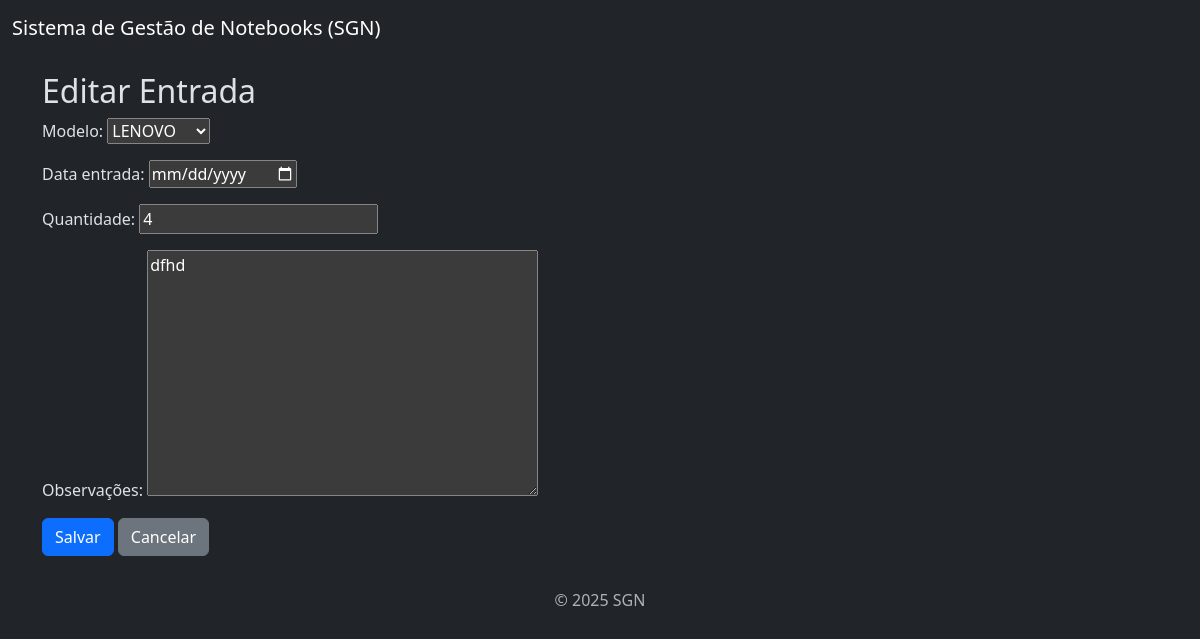
/entradas/entradas/29/editar/, run on the app's committed database.
### modelo/models.py (models this page shows)
class Modelo (models.Model):
    modelo = models.CharField(max_length=100)
    descricao = models.TextField(null=True, blank=True)
    preco = models.DecimalField(max_digits=8, decimal_places=2)
    def __str__(self):
        return self.modelo

### entradas/models.py (models this page shows, shortened)
class Entrada(models.Model):
    modelo = models.ForeignKey(Modelo, on_delete=models.CASCADE, null=True, blank=True)
    quantidade = models.IntegerField()
    data_entrada = models.DateTimeField(null=True, blank=True)
    observações = models.TextField(null=True, blank=True)

### entradas/views.py (the view)
# urls.py: path('entradas/<int:pk>/editar/', views.editar_entrada, name='editar_entrada'),
def editar_entrada(request, pk):
    entrada = get_object_or_404(Entrada, pk=pk)
    if request.method == 'POST':
        form = EntradaForm(request.POST, instance=entrada)
        if form.is_valid():
            form.save()
            return redirect('lista_entrada')
    else:
        form = EntradaForm(instance=entrada)
    return render(request, 'entradas/form.html', {'form': form})

### entradas/forms.py
class EntradaForm(forms.ModelForm):
    class Meta:
        model = Entrada
        fields = [ 'modelo','data_entrada', 'quantidade', 'observações']
        widgets = {
            'data_entrada': forms.DateInput(attrs={'type': 'date'}),  # aparece o caléndario
        }

### entradas/templates/entradas/form.html (shortened to what this page needs)
{% extends "base.html" %}
{% block content %}
  <h2>{% if form.instance.pk %}Editar Entrada{% else %}Criar Entrada{% endif %}</h2>
  <form method="post" novalidate>
    {{ form.as_p }}
    <button type="submit" class="btn btn-primary">Salvar</button>
    <a href="{% url 'lista_entrada' %}" class="btn btn-secondary">Cancelar</a>
  </form>
{% endblock %}

### data on the page
Modelo: modelo "LENOVO"
Entrada: quantidade "4", observações "dfhd"
